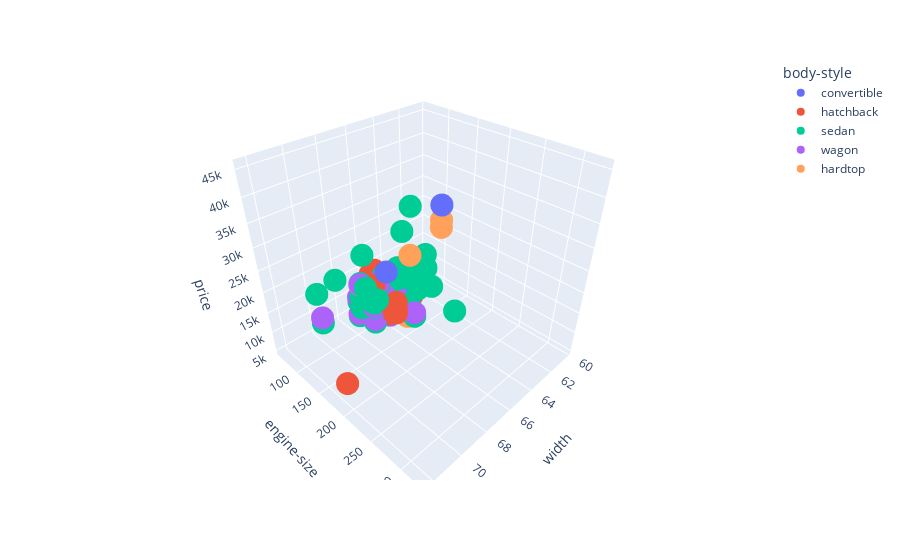

The code cell stored with this chart in its notebook:
### Code cell
pe.scatter_3d(data_frame=df,x = 'width',y = 'engine-size',z = 'price', color='body-style')
